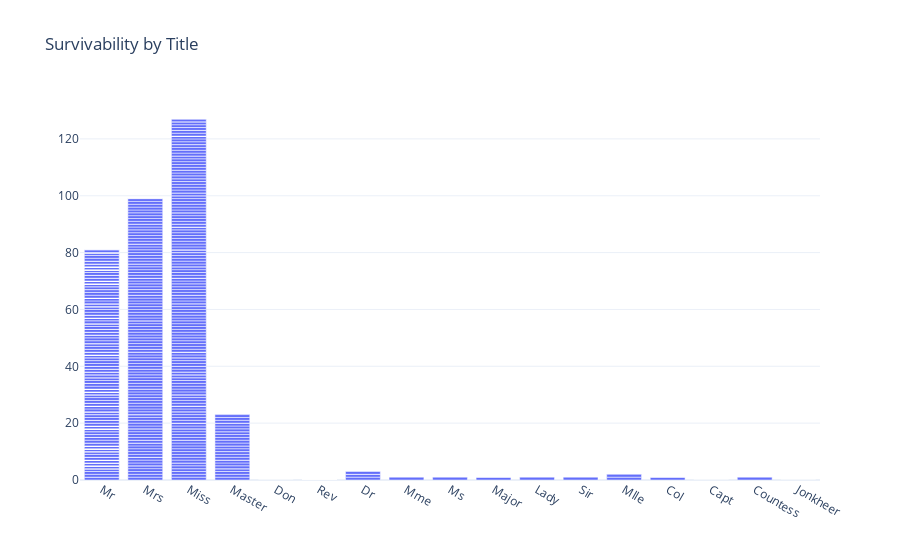

Write notebook code for a chart like this one.
### Code cell
import re

df['Title'] = df.Name.apply(lambda x: re.search(' ([A-Z][a-z]+)\.', x).group(1))
Barplot(df, 'Title')

### Figure 1 — Plotly figure (JSON) as saved in the notebook; plotly's stock layout.template omitted (floating-point values rounded to 4 significant figures; data arrays with more than 128 entries replaced by an {"elided": "..."} marker saying what was removed)
{"data": [{"y": {"elided": "891 int values"}, "x": {"elided": "891 str values"}, "type": "bar"}], "layout": {"title": {"text": "Survivability by Title"}}}
